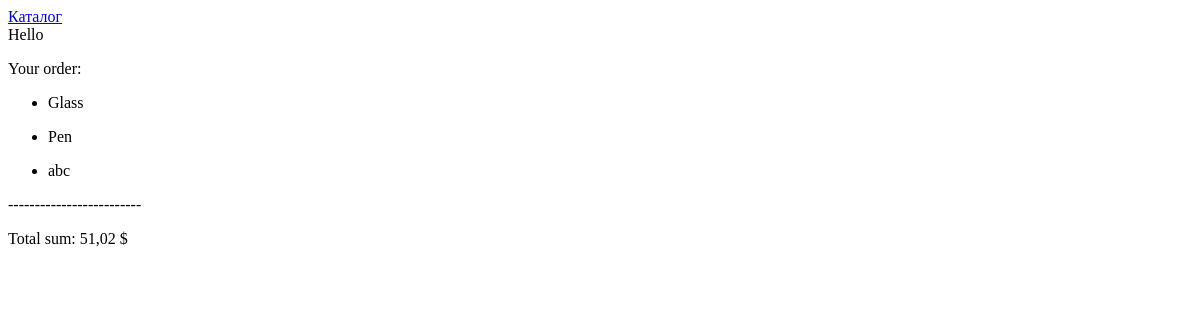
Before: /accounts/profile/ with the older database file.
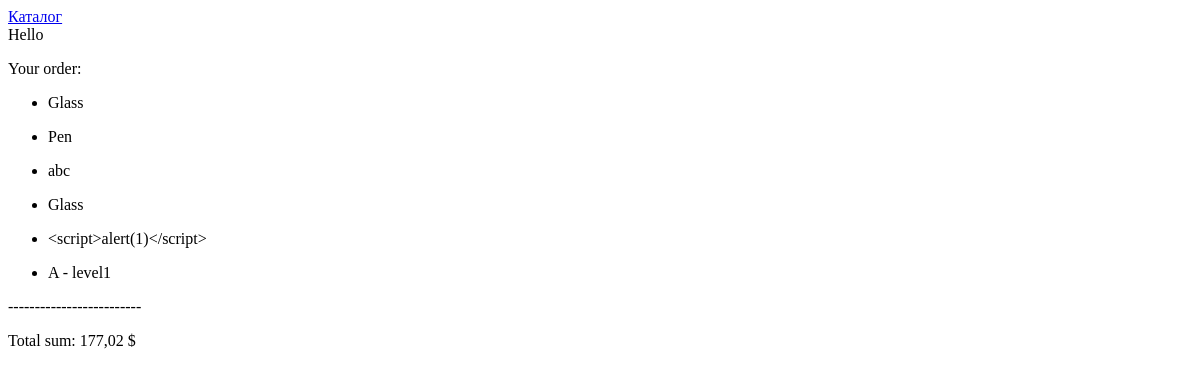
After: the same page with the newer database file.
### market/models.py (models this page shows)
class Item(models.Model):
    name = models.CharField(max_length=200)
    description = models.CharField(max_length=500)
    price = models.DecimalField(max_digits=7, decimal_places=2)
    def __str__(self):
        return self.name

### untitled/views.py (the view)
# urls.py: path('accounts/profile/', views.user_page, name='user-page'),
def user_page(request):
    orders = Item.objects.filter(orderitem__order__buyer_id=request.user.id).all()
    total_sum = 0
    for order in orders:
        total_sum += order.price
    context = {
        'user_info': request.user,
        'orders': orders,
        'total_sum': total_sum
    }
    return render(request, 'user_page.html', context)

### templates/user_page.html (shortened to what this page needs)
<!DOCTYPE html>
<html lang="en">
<head>
</head>
<body>
    <div><a href="{% url 'item-list' %}">Каталог</a></div>
    Hello {{ user_info.username }}
    <p>Your order: </p>
    {% if orders %}
        {% for order in orders %}
            <ul><li>{{ order }}</li></ul>
        {% endfor %}
    {% else %}<p>Nothing</p>
    {% endif %}
    -------------------------
    <p> Total sum: {{ total_sum }} $</p>
</body>
</html>

Changed rows visible on the page:
added Item: name "Glass"
added Item: name "<script>alert(1)</script>"
added Item: name "A - level1"
Other visible differences:
{{ total_sum }}: "51,02" → "177,02"
